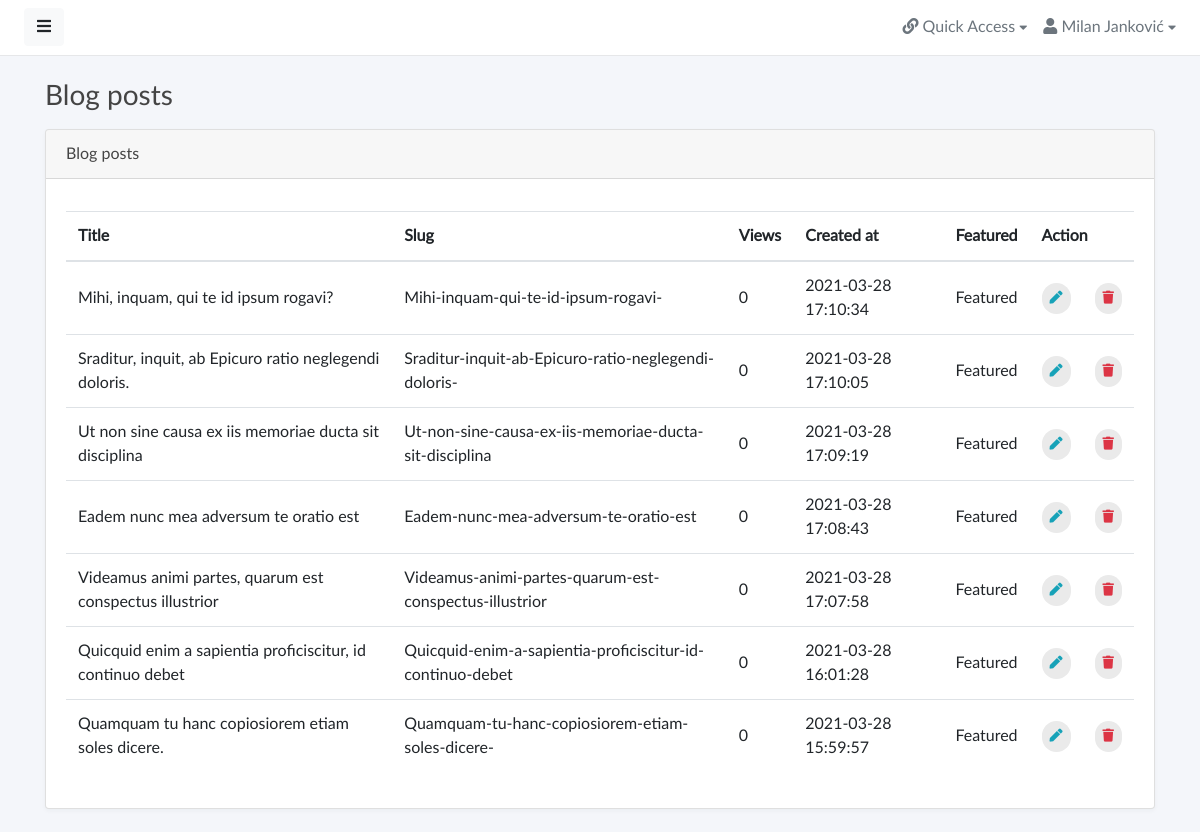
Screenshot of /admin/posts.php (signed in) with the database file from the repository.
### tables this page shows
CREATE TABLE `posts` (
  `id` int(11) UNSIGNED NOT NULL,
  `title` varchar(211) NOT NULL,
  `slug` varchar(211) NOT NULL,
  `user_id` int(11) UNSIGNED NOT NULL,
  `category_id` int(11) UNSIGNED NOT NULL,
  `tag_id` int(11) UNSIGNED NOT NULL,
  `featured_image` varchar(211) NOT NULL,
  `excerpt` text NOT NULL,
  `content` text NOT NULL,
  `views` int(11) NOT NULL DEFAULT 0,
  `featured` int(11) NOT NULL DEFAULT 0,
  `soft_deleted` int(11) NOT NULL DEFAULT 0,
  `created_at` datetime NOT NULL,
  `updated_at` datetime NOT NULL
);

### include/db.inc.php (called while the page is built, shortened)
<?php
class DbConnect {
	private $host = 'localhost';
	private $dbname = 'clean-blog';
	private $username = 'root';
	private $password = '';
	protected function connect(){
		try {
			$sql = 'mysql:host='. $this -> host .';dbname='. $this -> dbname ;
			$pdo = new PDO ( $sql , $this -> username , $this -> password );
			$pdo -> setAttribute( PDO::ATTR_DEFAULT_FETCH_MODE , PDO::FETCH_ASSOC );
			$pdo -> setAttribute ( PDO::ATTR_ERRMODE , PDO::ERRMODE_EXCEPTION );
			$pdo -> exec ( 'set names utf8');
			return $pdo;
		} catch ( PDOException $e) {
			echo $e -> getMessage();
		}
	}
}

### admin/classes/admin.class.php (called while the page is built, shortened)
<?php
class Admin extends DbConnect{
public function getAllPosts(){
$sql = 'select * from posts order by created_at desc';
$query = $this -> connect() -> query($sql);
$posts = $query -> fetchAll();
return $posts;
}
}

### admin/posts.php (the view, shortened to what this page needs)
<?php
require_once '../include/db.inc.php';
 ?>
 <!doctype html>
<html lang="en">
<head>
    <link href="assets/vendor/fontawesome/css/fontawesome.min.css" rel="stylesheet">
    <link href="assets/vendor/fontawesome/css/solid.min.css" rel="stylesheet">
    <link href="assets/vendor/fontawesome/css/brands.min.css" rel="stylesheet">
    <link href="assets/vendor/bootstrap/css/bootstrap.min.css" rel="stylesheet">
    <link href="assets/css/master.css" rel="stylesheet">
    <link href="assets/vendor/chartsjs/Chart.min.css" rel="stylesheet">
    <link href="assets/vendor/flagiconcss/css/flag-icon.min.css" rel="stylesheet">
<link rel="stylesheet" type="text/css" href="https://cdn.datatables.net/v/bs4/jq-3.3.1/jszip-2.5.0/dt-1.10.24/af-2.3.5/b-1.7.0/b-colvis-1.7.0/b-html5-1.7.0/b-print-1.7.0/cr-1.5.3/date-1.0.2/fc-3.3.2/fh-3.1.8/kt-2.6.1/r-2.2.7/rg-1.1.2/rr-1.2.7/sc-2.0.3/sb-1.0.1/sp-1.2.2/sl-1.3.2/datatables.min.css"/>
</head>
<body>
    <div class="wrapper">
        <div id="body" class="active">
<?php require_once 'partials/__navigation.php' ?>
        <div class="content">
                <div class="container">
                    <div class="page-title">
                        <h3>Blog posts</h3>
                    </div>
                    <div class="row">
                          <div class="col-md-12 col-lg-12">
                            <div class="card">
                                <div class="card-header">Blog posts</div>
                                <div class="card-body">
<?php
try {
$posts = new Admin;
if (count( $posts -> getAllPosts() )> 0 ) {
?>
         <table class="table table-hover"  id="example"  width="100%">
                                        <thead>
                                             <tr>
                                        <th>Title</th>
                                        <th>Slug</th>
                                        <th>Views</th>
                                        <th>Created at</th>
                                        <th>Featured</th>
                                        <th colspan="3">Action</th>
                                    </tr>
                                        </thead>
                                        <tbody>
<?php
    foreach ( $posts -> getAllPosts() as $post ){
?>
                                     <tr>
                                        <td><?php echo $post['title'];?></td>
                                        <td><?php echo $post['slug'];?></td>
                                        <td> <?php echo $post['views'];?></td>
                                        <td><?php echo $post['created_at']; ?></td>
                                        <td>
<?php
if($post['featured'] == 1 ){
    echo 'Featured';
} else {
    echo 'Not featured';
}
?>
                                        </td>
                                        <td class="text-right">
                                            <a href="edit-post.php?post_id=<?php echo $post['id']; ?>" class="btn btn-outline-info btn-rounded"><i class="fas fa-pen"></i></a>
</td>
<td>
    <form action="?post_id=<?php echo $post['id'];?>" method="post">
    <button class="btn btn-outline-danger btn-rounded" name="deleteBlogPost" type="submit" ><i class="fas fa-trash"></i></button>
</form>
                                        </td>
                                    </tr>
<?php
}
} else {
   echo 'There is no posts.';
}
} catch ( PDOException $e ){
    echo $e -> getMessage();
}
 ?>
                                        </tbody>
                                    </table>
                                </div>
                            </div>
                        </div>
                    </div>
                </div>
            </div>
        </div>
    </div>
</body>
</html>

### admin/assets/css/master.css (style rules this page uses)
body, h1, .h1, h2, .h2, h3, .h3, h4, .h4, h5, .h5, h6, .h6, p, a, td { -moz-osx-font-smoothing: grayscale; -webkit-font-smoothing: antialiased; }
body { width: 100%; height: 100%; background: #f4f6fa; font-family: "Lato", "Helvetica Neue", Arial, Helvetica, sans-serif; font-size: 1rem; color: #444; }
.wrapper { display: flex; width: 100%; align-items: stretch; overflow-x: hidden }
#body { width: 100%; padding: 0; min-height: 100vh; transition: all 0.3s; }
#body>.content { position: relative; padding: .5rem; }
#body .content .page-title h3 { margin: 1rem 0; }
.page-title { margin: 0; font-size: 1.5rem; line-height: 1.5555556; }
.card { margin-bottom: 15px; box-shadow: rgba(35, 46, 60, .04) 0 2px 4px 0; }
.btn-rounded { border-radius: 10em; padding: 6px 8px; font-size: small; text-transform: none; text-shadow: none !important; background: #eaeaea; border-color: transparent; border: none; }
a, a:hover, a:focus { color: inherit; text-decoration: none; transition: all 0.3s; }
.table td, .table th { vertical-align: middle; }

### rows the page displays
posts: title "Mihi, inquam, qui te id ipsum rogavi?", slug "Mihi-inquam-qui-te-id-ipsum-rogavi-", views "0", created_at "2021-03-28 17:10:34", featured "Featured"
posts: title "Sraditur, inquit, ab Epicuro ratio neglegendi doloris.", slug "Sraditur-inquit-ab-Epicuro-ratio-neglegendi-doloris-", views "0", created_at "2021-03-28 17:10:05", featured "Featured"
posts: title "Ut non sine causa ex iis memoriae ducta sit disciplina", slug "Ut-non-sine-causa-ex-iis-memoriae-ducta-sit-disciplina", views "0", created_at "2021-03-28 17:09:19", featured "Featured"
posts: title "Eadem nunc mea adversum te oratio est", slug "Eadem-nunc-mea-adversum-te-oratio-est", views "0", created_at "2021-03-28 17:08:43", featured "Featured"
posts: title "Videamus animi partes, quarum est conspectus illustrior", slug "Videamus-animi-partes-quarum-est-conspectus-illustrior", views "0", created_at "2021-03-28 17:07:58", featured "Featured"
posts: title "Quicquid enim a sapientia proficiscitur, id continuo debet", slug "Quicquid-enim-a-sapientia-proficiscitur-id-continuo-debet", views "0", created_at "2021-03-28 16:01:28", featured "Featured"
posts: title "Quamquam tu hanc copiosiorem etiam soles dicere.", slug "Quamquam-tu-hanc-copiosiorem-etiam-soles-dicere-", views "0", created_at "2021-03-28 15:59:57", featured "Featured"

### other values shown
$_SESSION['name'] "Milan Janković"
